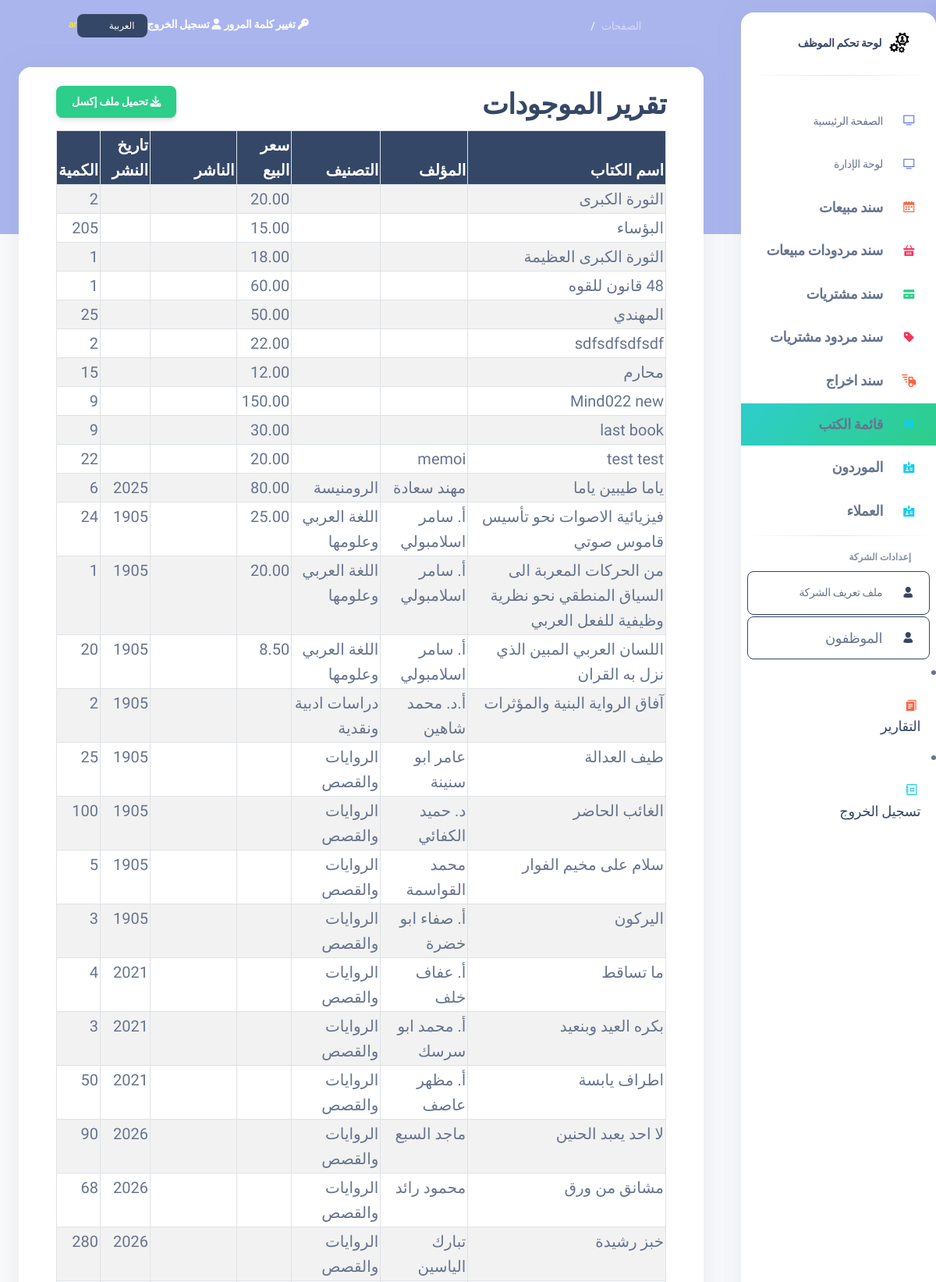
Page /stock_products_report/ (upper part) on the committed database.
### my_app/models.py (models this page shows, shortened)
class Product(models.Model):
    product_name = models.CharField(max_length=255)
    quantity = models.IntegerField(default=0)
    purchasing_price = models.DecimalField(max_digits=6, decimal_places=2)
    sale_price = models.DecimalField(max_digits=6, decimal_places=2, null=True, blank=True)
    category = models.CharField(max_length=100, blank=True, null=True)
    expiry_date = models.DateField(blank=True, null=True)
    isbn = models.CharField(max_length=32, unique=True , null=True, blank=True)
    production_date = models.DateField(blank=True, null=True)
    author = models.CharField(max_length=255, blank=True, null=True)
    publisher = models.CharField(max_length=255, blank=True, null=True)#publisher
    supplier = models.CharField(max_length=255, blank=True, null=True)
    employee = models.ForeignKey(Employee, related_name="products", on_delete=models.CASCADE, null=True, blank=True)
    created_at = models.DateTimeField(auto_now_add=True)
    updated_at = models.DateTimeField(auto_now=True)
    objects = ProductManager()

### my_app/views.py (the view)
# urls.py: path('stock_products_report/', views.stock_products_report, name='stock_products_report'),
def stock_products_report(request):
    products = models.Product.objects.filter(quantity__gt=0)
    context = {
        'products': products,
    }
    return render(request, 'stock_products_report.html', context)

### my_app/templates/stock_products_report.html (shortened to what this page needs)
{% extends 'layouts/base.html' %}
{% load i18n %}
{% block content %}
  <div class="card" id="printableTable">
    <div class="card-header">
        <div class="container">
            <div class="d-flex justify-content-between align-items-center">
                <h2>{% trans "Stock Products Report" %}</h2>
                <a href="{% url 'download_stock_products_excel' %}" class="btn btn-success">
                    <i class="fas fa-download"></i> {% trans "Download Excel" %}
                </a>
            </div>
            <div class="table-responsive p-0">
            <table class="table table-striped table-bordered">
                <thead class="table-dark">
                    <tr>
                        <th>{% trans "Product Name" %}</th>
                        <th>{% trans "Author" %}</th>
                        <th>{% trans "Category" %}</th>
                        <th>{% trans "Sale Price" %}</th>
                        <th>{% trans "Publisher" %}</th>
                        <th>{% trans "Production Date" %}</th>
                        <th>{% trans "Quantity" %}</th>
                    </tr>
                </thead>
                <tbody>
                    {% for product in products %}
                    <tr>
                        <td>{{ product.product_name|default:"" }}</td>
                        <td>{{ product.author|default:"" }}</td>
                        <td>{{ product.category|default:"" }}</td>
                        <td>{{ product.sale_price|default:"" }}</td>
                        <td>{{ product.publisher|default:"" }}</td>
                        <td>{{ product.production_date|date:"Y"|default:"" }}</td>
                        <td>{{ product.quantity }}</td>
                    </tr>
                    {% endfor %}
                </tbody>
            </table>
        </div>
    </div>
  </div>
</div>
{% endblock %}

### my_app/templates/layouts/base.html (style rules this page uses)
body { text-align: right; direction: rtl; }

### rows in the picture
Product: product_name "الثورة الكبرى", sale_price "20.00", quantity "2"
Product: product_name "البؤساء", sale_price "15.00", quantity "205"
Product: product_name "الثورة الكبرى العظيمة", sale_price "18.00", quantity "1"
Product: product_name "48 قانون للقوه", sale_price "60.00", quantity "1"
Product: product_name "المهندي", sale_price "50.00", quantity "25"
Product: product_name "sdfsdfsdfsdf", sale_price "22.00", quantity "2"
Product: product_name "محارم", sale_price "12.00", quantity "15"
Product: product_name "Mind022 new", sale_price "150.00", quantity "9"
Product: product_name "last book", sale_price "30.00", quantity "9"
Product: product_name "test test", author "memoi", sale_price "20.00", quantity "22"
Product: product_name "ياما طيبين ياما", author "مهند سعادة", category "الرومنيسة", sale_price "80.00", production_date "2025", quantity "6"
Product: product_name "فيزيائية الاصوات نحو تأسيس قاموس صوتي", author "أ. سامر اسلامبولي", category "اللغة العربي وعلومها", sale_price "25.00", production_date "1905", quantity "24"
Product: product_name "من الحركات المعربة الى السياق المنطقي نحو نظرية وظيفية للفعل العربي", author "أ. سامر اسلامبولي", category "اللغة العربي وعلومها", sale_price "20.00", production_date "1905", quantity "1"
Product: product_name "اللسان العربي المبين الذي نزل به القران", author "أ. سامر اسلامبولي", category "اللغة العربي وعلومها", sale_price "8.50", production_date "1905", quantity "20"
Product: product_name "آفاق الرواية البنية والمؤثرات", author "أ.د. محمد شاهين", category "دراسات ادبية ونقدية", production_date "1905", quantity "2"
Product: product_name "طيف العدالة", author "عامر ابو سنينة", category "الروايات والقصص", production_date "1905", quantity "25"
Product: product_name "الغائب الحاضر", author "د. حميد الكفائي", category "الروايات والقصص", production_date "1905", quantity "100"
Product: product_name "سلام على مخيم الفوار", author "محمد القواسمة", category "الروايات والقصص", production_date "1905", quantity "5"
Product: product_name "اليركون", author "أ. صفاء ابو خضرة", category "الروايات والقصص", production_date "1905", quantity "3"
Product: product_name "ما تساقط", author "أ. عفاف خلف", category "الروايات والقصص", production_date "2021", quantity "4"
Product: product_name "بكره العيد وبنعيد", author "أ. محمد ابو سرسك", category "الروايات والقصص", production_date "2021", quantity "3"
Product: product_name "اطراف يابسة", author "أ. مظهر عاصف", category "الروايات والقصص", production_date "2021", quantity "50"
Product: product_name "لا احد يعبد الحنين", author "ماجد السبع", category "الروايات والقصص", production_date "2026", quantity "90"
Product: product_name "مشانق من ورق", author "محمود رائد", category "الروايات والقصص", production_date "2026", quantity "68"
Product: product_name "خبز رشيدة", author "تبارك الياسين", category "الروايات والقصص", production_date "2026", quantity "280"

### other values in the picture
{{ LANGUAGE_CODE }} "ar"
